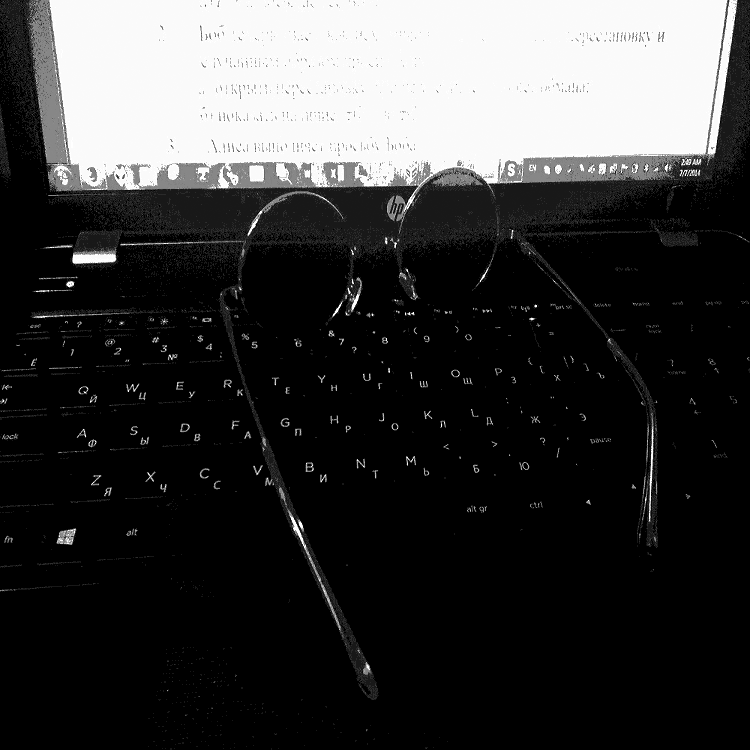
#> input picture GrayscaleContainer.bmp, 750 x 750 px, found by its file name
$ python RazafindradinaEmbeddingMethod.py
#> lines starting #> are read from the running program, lines starting #| are printed output that depends on the picture
# coding: utf-8


"""
Created on Thu Jul 23 2015

@author: Anton at 0x0af@ukr.net
"""

import numpy
import scipy
from scipy.fftpack import dct, idct
from PIL import Image


def schur_decomposition(grayscale_image_2darray):
    """
     Schur decomposition. Input a grayscale image to get it's upper triangular matrix and unitary matrix.

     Schur's theorem announced that : if A ∈ Cn×n, there exists a unitary matrix U and an upper triangular matrix T,
     such that: A = U × T × U'

     0x0af@ukr.net, 23-July-2015
    """

    triangular_matrix, unitary_matrix = scipy.linalg.schur(grayscale_image_2darray)

    return triangular_matrix, unitary_matrix


def inverse_schur_decomposition(triangular_matrix, unitary_matrix):
    """
     Inverse Schur decomposition. Input a 2D unitary matrix and a 2D triangular matrix to get the original grayscale image

     23-July-2015
    """

    original_grayscale_image_2darray = numpy.dot(unitary_matrix, numpy.dot(triangular_matrix, unitary_matrix.conj().T))

    return original_grayscale_image_2darray


def razafindradina_embed(grayscale_container_path, grayscale_watermark_path, watermarked_image_path, alpha):
    """
    Razafindradina embedding method implementation.

    Outputs the resulting watermarked image

    23-July-2015
    """
#> called with alpha = 0.01

    grayscale_container_2darray = numpy.asarray(Image.open(grayscale_container_path).convert("L"))
#> grayscale_container_2darray is the input picture: shape (750, 750); min 0, max 255, mean 57.3
    grayscale_watermark_2darray = numpy.asarray(Image.open(grayscale_watermark_path).convert("L"))
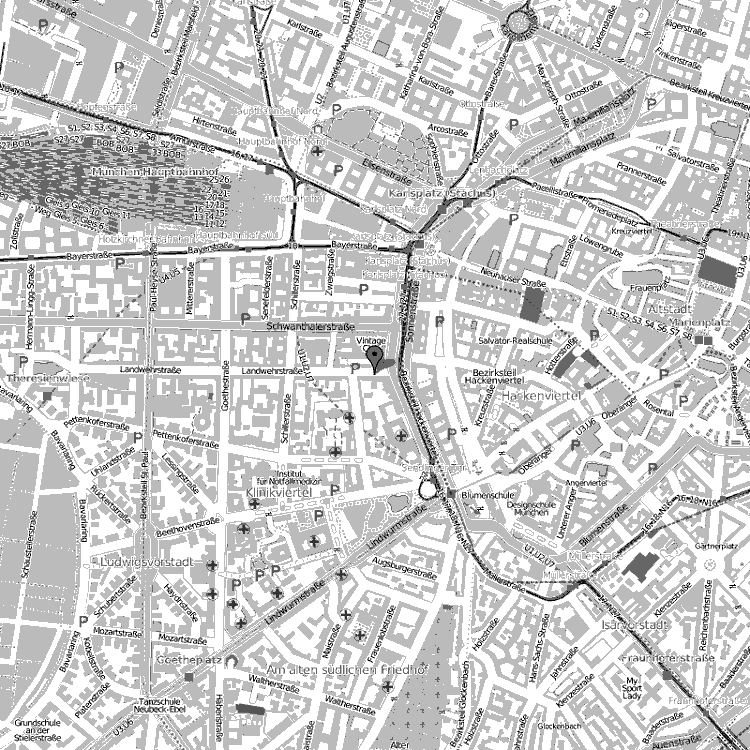
#> input picture SameSizeGrayscaleWatermark.bmp, 750 x 750 px, found by its file name

    assert (grayscale_container_2darray.shape[0] == grayscale_container_2darray.shape[1]) and (
        grayscale_container_2darray.shape[0] == grayscale_watermark_2darray.shape[0]) and (
               grayscale_container_2darray.shape[1] == grayscale_watermark_2darray.shape[
                   1]), 'GrayscaleContainer and GrayscaleWatermark sizes do not match or not square'

    # Perform DCT on GrayscaleContainer

    # print grayscale_container_2darray

    gcdct = dct(dct(grayscale_container_2darray, axis=0, norm='ortho'), axis=1, norm='ortho')

    # print grayscale_container_2darray

    # Perform SchurDecomposition on GrayscaleWatermark

    gwsdt, gwsdu = schur_decomposition(grayscale_watermark_2darray)
#> in schur_decomposition, `triangular_matrix, unitary_matrix = scipy.linalg.schur(grayscale_image..`:
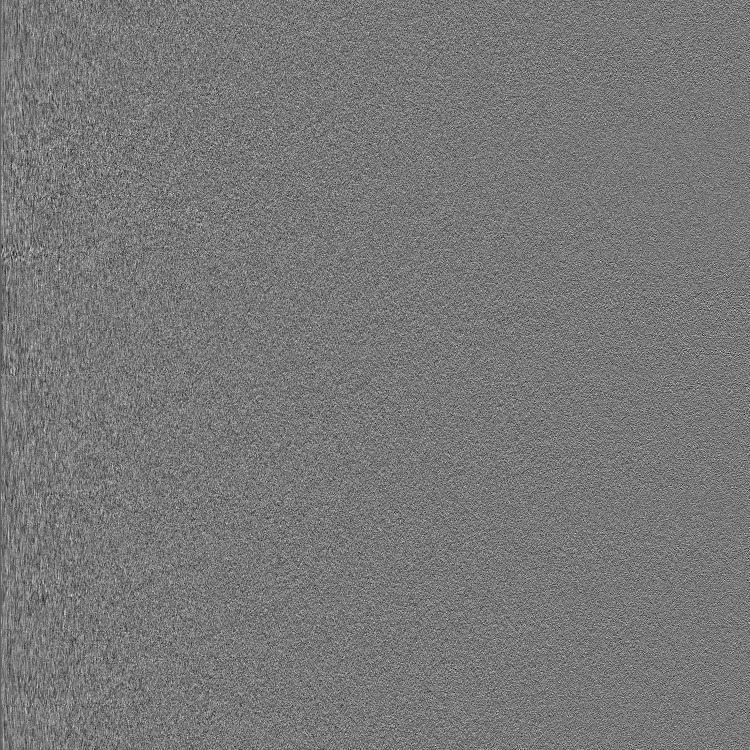
#> unitary_matrix: shape (750, 750) float64; min -0.193, max 0.216, mean -4.75e-05; drawn with min black and max white

    # alpha-blend GrayscaleWatermark TriangularMatrix into GrayscaleContainer DCT coeffs with alpha

    gcdct += gwsdt * alpha

    # Perform IDCT on GrayscaleContainer DCT coeffs to get WatermarkedImage

    watermarked_image_2darray = idct(idct(gcdct, axis=0, norm='ortho'), axis=1, norm='ortho')

    watermarked_image_2darray[watermarked_image_2darray > 255] = 255
#> watermarked_image_2darray: shape (750, 750) float64; min -0.3, max 255, mean 59.3
    watermarked_image_2darray[watermarked_image_2darray < 0] = 0
#> watermarked_image_2darray: shape (750, 750) float64; min 0, max 255, mean 59.3

    watermarked_image = Image.fromarray(numpy.uint8(watermarked_image_2darray))

    # watermarked_image.show()

    # Write image to file

    watermarked_image.save(watermarked_image_path)

    return


def razafindradina_extract(grayscale_stego_path, grayscale_container_path, grayscale_watermark_path,
                           extracted_grayscale_watermark_path, alpha):
    """
    Rezefindradina extracting method implementation.

    Outputs the extracted watermark

    23-July-2015
    """
#> called with alpha = 0.01

    grayscale_container_2darray = numpy.asarray(Image.open(grayscale_container_path).convert("L"))
    grayscale_stego_2darray = numpy.asarray(Image.open(grayscale_stego_path).convert("L"))
    grayscale_watermark_2darray = numpy.asarray(Image.open(grayscale_watermark_path).convert("L"))

    # Perform DCT on GrayscaleContainer

    gcdct = dct(dct(grayscale_container_2darray, axis=0, norm='ortho'), axis=1, norm='ortho')

    # Perform DCT on GrayscaleStego

    gsdct = dct(dct(grayscale_stego_2darray, axis=0, norm='ortho'), axis=1, norm='ortho')

    # Extract ExtractedWatermarkTriangularMatrix with alpha

    ewsdt = (gsdct - gcdct) / alpha

    # Perform InverseSchurDecomposition on UnitaryMatrix (non-embedded) and TrinagularMatrix to get ExtractedGrayscaleWatermark

    gwsdt, gwsdu = schur_decomposition(grayscale_watermark_2darray)

    extracted_watermark_2darray = inverse_schur_decomposition(ewsdt, gwsdu)
#> in inverse_schur_decomposition, `original_grayscale_image_2darray = numpy.dot(unitary_matrix, numpy.dot..`:
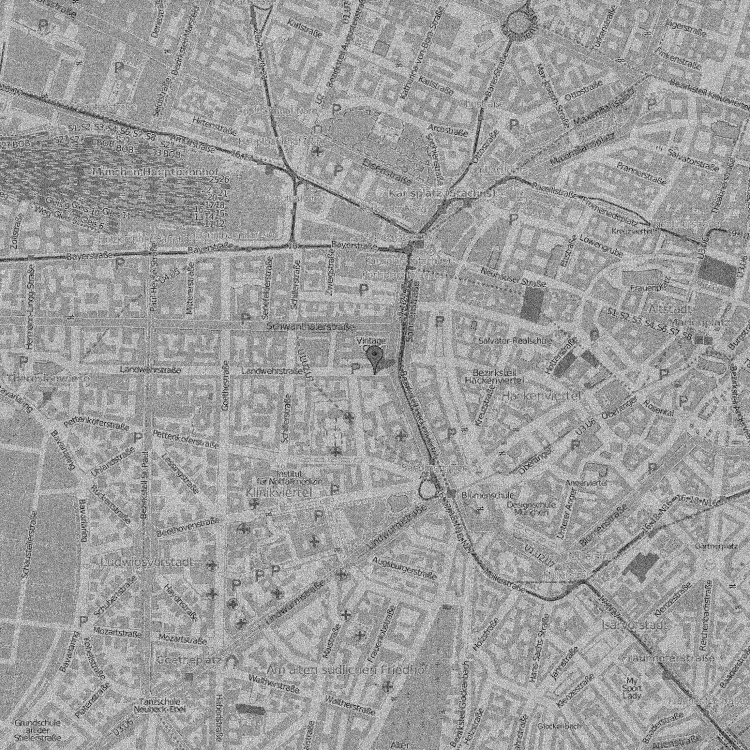
#> original_grayscale_image_2darray: shape (750, 750) float64; min -191.5, max 364, mean 153; drawn with min black and max white

    extracted_watermark_2darray[extracted_watermark_2darray > 255] = 255
    extracted_watermark_2darray[extracted_watermark_2darray < 0] = 0
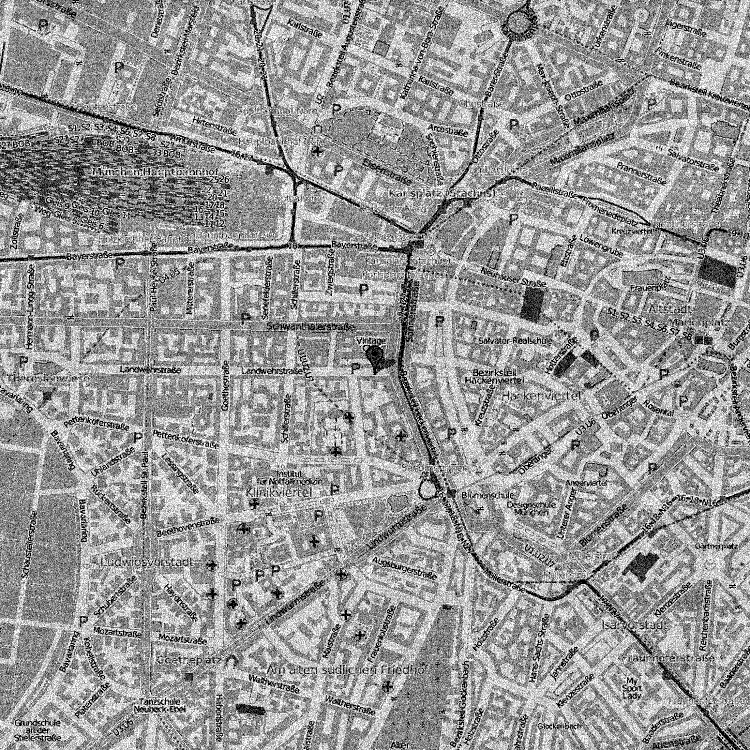
#> extracted_watermark_2darray: shape (750, 750) float64; min 0, max 255, mean 153.3

    extracted_grayscale_watermark = Image.fromarray(numpy.uint8(extracted_watermark_2darray))
    # extracted_grayscale_watermark.show()

    # Write image to file

    extracted_grayscale_watermark.save(extracted_grayscale_watermark_path)

    return


razafindradina_embed("..\\steganography-embedding\\GrayscaleContainer.bmp",
                     "..\\steganography-embedding\\SameSizeGrayscaleWatermark.bmp",
                     "..\\steganography-embedding\\Razafindradina_Watermarked_Image.bmp",
                     0.01)

razafindradina_extract("..\\steganography-embedding\\Razafindradina_Watermarked_Image.bmp",
                       "..\\steganography-embedding\\GrayscaleContainer.bmp",
                       "..\\steganography-embedding\\SameSizeGrayscaleWatermark.bmp",
                       "..\\steganography-embedding\\Razafindradina_Extracted_Watermark.bmp",
                       0.01)
